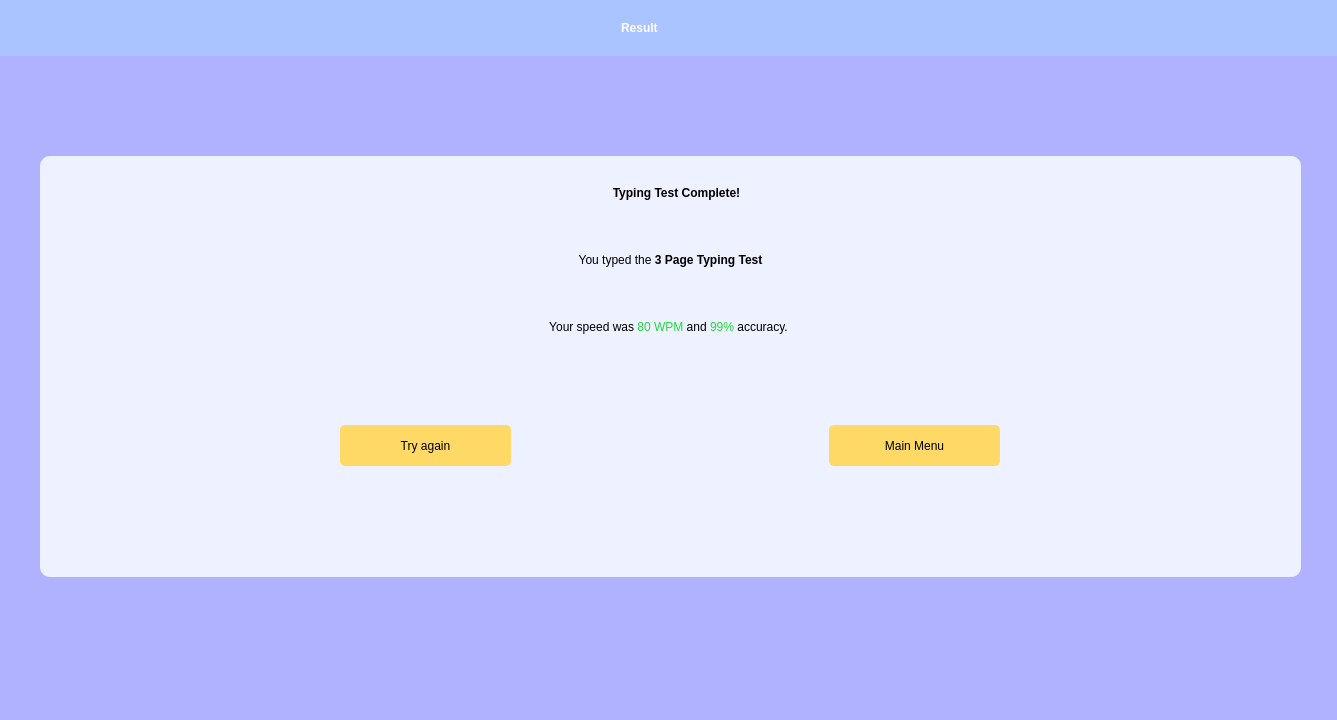
<?xml version="1.0" encoding="UTF-8"?>
<ui version="4.0">
 <class>MainWindow</class>
 <widget class="QMainWindow" name="MainWindow">
  <property name="geometry">
   <rect>
    <x>0</x>
    <y>0</y>
    <width>1337</width>
    <height>720</height>
   </rect>
  </property>
  <property name="maximumSize">
   <size>
    <width>1337</width>
    <height>720</height>
   </size>
  </property>
  <property name="windowTitle">
   <string>Result</string>
  </property>
  <property name="styleSheet">
   <string notr="true">background-color: #B1B2FF;</string>
  </property>
  <widget class="QWidget" name="centralwidget">
   <widget class="QWidget" name="heading_container" native="true">
    <property name="geometry">
     <rect>
      <x>0</x>
      <y>0</y>
      <width>1337</width>
      <height>56</height>
     </rect>
    </property>
    <property name="maximumSize">
     <size>
      <width>1337</width>
      <height>56</height>
     </size>
    </property>
    <property name="styleSheet">
     <string notr="true">background-color: #AAC4FF;</string>
    </property>
    <widget class="QLabel" name="heading_label">
     <property name="geometry">
      <rect>
       <x>621</x>
       <y>7</y>
       <width>91</width>
       <height>41</height>
      </rect>
     </property>
     <property name="styleSheet">
      <string notr="true">color: white;
font: 24pt &quot;Bahnschrift&quot;;
font-weight: bold;</string>
     </property>
     <property name="text">
      <string>Result</string>
     </property>
    </widget>
   </widget>
   <widget class="QWidget" name="result_container" native="true">
    <property name="geometry">
     <rect>
      <x>40</x>
      <y>156</y>
      <width>1261</width>
      <height>421</height>
     </rect>
    </property>
    <property name="styleSheet">
     <string notr="true">background-color: #EEF1FF;
border-radius: 10px;</string>
    </property>
    <widget class="QLabel" name="result_heading">
     <property name="geometry">
      <rect>
       <x>476</x>
       <y>14</y>
       <width>321</width>
       <height>46</height>
      </rect>
     </property>
     <property name="styleSheet">
      <string notr="true">color: black;
font: 63 28pt &quot;Bahnschrift SemiBold SemiConden&quot;;
font-weight: bold;
</string>
     </property>
     <property name="text">
      <string>&lt;html&gt;&lt;head/&gt;&lt;body&gt;&lt;p align=&quot;center&quot;&gt;Typing Test Complete!&lt;/p&gt;&lt;/body&gt;&lt;/html&gt;</string>
     </property>
    </widget>
    <widget class="QLabel" name="test_complete_label">
     <property name="geometry">
      <rect>
       <x>440</x>
       <y>74</y>
       <width>381</width>
       <height>61</height>
      </rect>
     </property>
     <property name="styleSheet">
      <string notr="true">font: 25 20pt &quot;Bahnschrift&quot;;
background: none;
color: black</string>
     </property>
     <property name="text">
      <string>&lt;html&gt;&lt;head/&gt;&lt;body&gt;&lt;p align=&quot;center&quot;&gt;&lt;span style=&quot; font-weight:400;&quot;&gt;You typed the &lt;/span&gt;&lt;span style=&quot; font-weight:600;&quot;&gt;3 Page Typing Test&lt;/span&gt;&lt;/p&gt;&lt;/body&gt;&lt;/html&gt;</string>
     </property>
    </widget>
    <widget class="QLabel" name="wpm_and_accuracy_label">
     <property name="geometry">
      <rect>
       <x>363</x>
       <y>141</y>
       <width>531</width>
       <height>61</height>
      </rect>
     </property>
     <property name="styleSheet">
      <string notr="true">font: 25 20pt &quot;Bahnschrift&quot;;
background: none;
color: black</string>
     </property>
     <property name="text">
      <string>&lt;html&gt;&lt;head/&gt;&lt;body&gt;&lt;p align=&quot;center&quot;&gt;&lt;span style=&quot; font-weight:400;&quot;&gt;Your speed was &lt;/span&gt;&lt;span style=&quot; font-weight:400; color:#23d83e;&quot;&gt;80 WPM &lt;/span&gt;&lt;span style=&quot; font-weight:400;&quot;&gt;and &lt;/span&gt;&lt;span style=&quot; font-weight:400; color:#23d83e;&quot;&gt;99% &lt;/span&gt;&lt;span style=&quot; font-weight:400;&quot;&gt;accuracy.&lt;/span&gt;&lt;/p&gt;&lt;/body&gt;&lt;/html&gt;</string>
     </property>
    </widget>
    <widget class="QPushButton" name="try_again_btn">
     <property name="geometry">
      <rect>
       <x>300</x>
       <y>269</y>
       <width>171</width>
       <height>41</height>
      </rect>
     </property>
     <property name="styleSheet">
      <string notr="true">background-color: #FFD966;
border-radius: 5px;
color: black;
font: 63 16pt &quot;Bahnschrift SemiBold&quot;;</string>
     </property>
     <property name="text">
      <string>Try again</string>
     </property>
    </widget>
    <widget class="QPushButton" name="main_menu_btn">
     <property name="geometry">
      <rect>
       <x>789</x>
       <y>269</y>
       <width>171</width>
       <height>41</height>
      </rect>
     </property>
     <property name="styleSheet">
      <string notr="true">background-color: #FFD966;
border-radius: 5px;
color: black;
font: 63 16pt &quot;Bahnschrift SemiBold&quot;;</string>
     </property>
     <property name="text">
      <string>Main Menu</string>
     </property>
    </widget>
   </widget>
  </widget>
  <widget class="QStatusBar" name="statusbar"/>
 </widget>
 <resources/>
 <connections/>
</ui>
